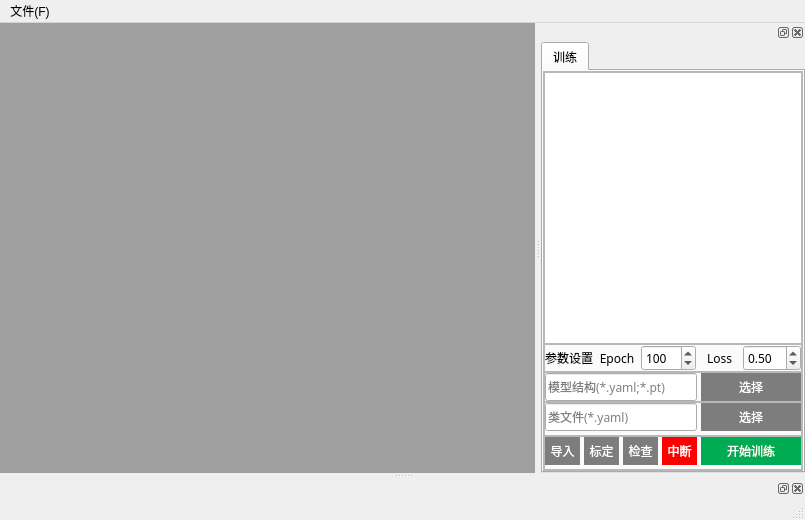
<?xml version="1.0" encoding="UTF-8"?>
<ui version="4.0">
 <class>MainWindow</class>
 <widget class="QMainWindow" name="MainWindow">
  <property name="geometry">
   <rect>
    <x>0</x>
    <y>0</y>
    <width>805</width>
    <height>520</height>
   </rect>
  </property>
  <property name="windowTitle">
   <string>MainWindow</string>
  </property>
  <widget class="QWidget" name="centralwidget">
   <layout class="QHBoxLayout" name="horizontalLayout">
    <property name="spacing">
     <number>0</number>
    </property>
    <property name="leftMargin">
     <number>0</number>
    </property>
    <property name="topMargin">
     <number>0</number>
    </property>
    <property name="rightMargin">
     <number>0</number>
    </property>
    <property name="bottomMargin">
     <number>0</number>
    </property>
    <item>
     <widget class="QMdiArea" name="mdiArea"/>
    </item>
   </layout>
  </widget>
  <widget class="QMenuBar" name="menubar">
   <property name="geometry">
    <rect>
     <x>0</x>
     <y>0</y>
     <width>805</width>
     <height>22</height>
    </rect>
   </property>
   <widget class="QMenu" name="menu">
    <property name="title">
     <string>文件(F)</string>
    </property>
   </widget>
   <addaction name="menu"/>
  </widget>
  <widget class="QStatusBar" name="statusbar"/>
  <widget class="QDockWidget" name="train_manager">
   <attribute name="dockWidgetArea">
    <number>2</number>
   </attribute>
   <widget class="QWidget" name="dockWidgetContents">
    <layout class="QVBoxLayout" name="verticalLayout">
     <property name="spacing">
      <number>0</number>
     </property>
     <property name="leftMargin">
      <number>0</number>
     </property>
     <property name="topMargin">
      <number>0</number>
     </property>
     <property name="rightMargin">
      <number>0</number>
     </property>
     <property name="bottomMargin">
      <number>0</number>
     </property>
     <item>
      <widget class="QTabWidget" name="prerdict_or_train">
       <property name="font">
        <font>
         <family>微软雅黑</family>
         <pointsize>9</pointsize>
        </font>
       </property>
       <property name="currentIndex">
        <number>0</number>
       </property>
       <widget class="QWidget" name="tab_8">
        <attribute name="title">
         <string>训练</string>
        </attribute>
        <layout class="QVBoxLayout" name="verticalLayout_2">
         <property name="spacing">
          <number>0</number>
         </property>
         <property name="leftMargin">
          <number>0</number>
         </property>
         <property name="topMargin">
          <number>0</number>
         </property>
         <property name="rightMargin">
          <number>0</number>
         </property>
         <property name="bottomMargin">
          <number>0</number>
         </property>
         <item>
          <widget class="QFrame" name="frame_7">
           <property name="font">
            <font>
             <family>微软雅黑</family>
             <pointsize>9</pointsize>
            </font>
           </property>
           <property name="frameShape">
            <enum>QFrame::StyledPanel</enum>
           </property>
           <property name="frameShadow">
            <enum>QFrame::Raised</enum>
           </property>
           <layout class="QVBoxLayout" name="verticalLayout_18" stretch="0,0,0,0,0">
            <property name="spacing">
             <number>0</number>
            </property>
            <property name="leftMargin">
             <number>0</number>
            </property>
            <property name="topMargin">
             <number>0</number>
            </property>
            <property name="rightMargin">
             <number>0</number>
            </property>
            <property name="bottomMargin">
             <number>0</number>
            </property>
            <item>
             <widget class="QFrame" name="frame_47">
              <property name="frameShape">
               <enum>QFrame::StyledPanel</enum>
              </property>
              <property name="frameShadow">
               <enum>QFrame::Raised</enum>
              </property>
              <layout class="QHBoxLayout" name="horizontalLayout_40">
               <property name="spacing">
                <number>4</number>
               </property>
               <property name="leftMargin">
                <number>0</number>
               </property>
               <property name="topMargin">
                <number>0</number>
               </property>
               <property name="rightMargin">
                <number>0</number>
               </property>
               <property name="bottomMargin">
                <number>0</number>
               </property>
               <item>
                <widget class="QTextBrowser" name="train_datas">
                 <property name="font">
                  <font>
                   <family>微软雅黑</family>
                   <pointsize>9</pointsize>
                  </font>
                 </property>
                 <property name="styleSheet">
                  <string notr="true">QTextBrowser{
border:none;

}</string>
                 </property>
                </widget>
               </item>
              </layout>
             </widget>
            </item>
            <item>
             <widget class="QFrame" name="frame_3">
              <property name="minimumSize">
               <size>
                <width>0</width>
                <height>0</height>
               </size>
              </property>
              <property name="maximumSize">
               <size>
                <width>16777215</width>
                <height>16777215</height>
               </size>
              </property>
              <property name="frameShape">
               <enum>QFrame::StyledPanel</enum>
              </property>
              <property name="frameShadow">
               <enum>QFrame::Raised</enum>
              </property>
              <layout class="QHBoxLayout" name="horizontalLayout_2">
               <property name="spacing">
                <number>4</number>
               </property>
               <property name="leftMargin">
                <number>0</number>
               </property>
               <property name="topMargin">
                <number>0</number>
               </property>
               <property name="rightMargin">
                <number>0</number>
               </property>
               <property name="bottomMargin">
                <number>0</number>
               </property>
               <item>
                <widget class="QLabel" name="label_27">
                 <property name="maximumSize">
                  <size>
                   <width>16777215</width>
                   <height>16777215</height>
                  </size>
                 </property>
                 <property name="font">
                  <font>
                   <family>微软雅黑</family>
                   <pointsize>9</pointsize>
                  </font>
                 </property>
                 <property name="text">
                  <string>参数设置</string>
                 </property>
                 <property name="alignment">
                  <set>Qt::AlignLeading|Qt::AlignLeft|Qt::AlignVCenter</set>
                 </property>
                </widget>
               </item>
               <item>
                <widget class="QLabel" name="label_23">
                 <property name="maximumSize">
                  <size>
                   <width>16777215</width>
                   <height>30</height>
                  </size>
                 </property>
                 <property name="font">
                  <font>
                   <family>微软雅黑</family>
                   <pointsize>9</pointsize>
                  </font>
                 </property>
                 <property name="text">
                  <string>Epoch</string>
                 </property>
                 <property name="alignment">
                  <set>Qt::AlignCenter</set>
                 </property>
                </widget>
               </item>
               <item>
                <widget class="QSpinBox" name="train_epoch">
                 <property name="sizePolicy">
                  <sizepolicy hsizetype="Minimum" vsizetype="Fixed">
                   <horstretch>0</horstretch>
                   <verstretch>0</verstretch>
                  </sizepolicy>
                 </property>
                 <property name="minimumSize">
                  <size>
                   <width>0</width>
                   <height>0</height>
                  </size>
                 </property>
                 <property name="maximumSize">
                  <size>
                   <width>16777215</width>
                   <height>16777215</height>
                  </size>
                 </property>
                 <property name="font">
                  <font>
                   <family>微软雅黑</family>
                   <pointsize>9</pointsize>
                  </font>
                 </property>
                 <property name="statusTip">
                  <string>迭代次数</string>
                 </property>
                 <property name="maximum">
                  <number>1000</number>
                 </property>
                 <property name="value">
                  <number>100</number>
                 </property>
                </widget>
               </item>
               <item>
                <widget class="QLabel" name="label_24">
                 <property name="maximumSize">
                  <size>
                   <width>16777215</width>
                   <height>30</height>
                  </size>
                 </property>
                 <property name="font">
                  <font>
                   <family>微软雅黑</family>
                   <pointsize>9</pointsize>
                  </font>
                 </property>
                 <property name="text">
                  <string>Loss</string>
                 </property>
                 <property name="alignment">
                  <set>Qt::AlignCenter</set>
                 </property>
                 <property name="wordWrap">
                  <bool>false</bool>
                 </property>
                </widget>
               </item>
               <item>
                <widget class="QDoubleSpinBox" name="min_loss">
                 <property name="minimumSize">
                  <size>
                   <width>0</width>
                   <height>26</height>
                  </size>
                 </property>
                 <property name="maximumSize">
                  <size>
                   <width>16777215</width>
                   <height>26</height>
                  </size>
                 </property>
                 <property name="font">
                  <font>
                   <family>微软雅黑</family>
                   <pointsize>9</pointsize>
                  </font>
                 </property>
                 <property name="statusTip">
                  <string>类型损失最小值</string>
                 </property>
                 <property name="value">
                  <double>0.500000000000000</double>
                 </property>
                </widget>
               </item>
              </layout>
             </widget>
            </item>
            <item>
             <widget class="QFrame" name="frame_38">
              <property name="font">
               <font>
                <family>微软雅黑</family>
                <pointsize>9</pointsize>
               </font>
              </property>
              <property name="frameShape">
               <enum>QFrame::StyledPanel</enum>
              </property>
              <property name="frameShadow">
               <enum>QFrame::Raised</enum>
              </property>
              <layout class="QHBoxLayout" name="horizontalLayout_33">
               <property name="spacing">
                <number>4</number>
               </property>
               <property name="leftMargin">
                <number>0</number>
               </property>
               <property name="topMargin">
                <number>0</number>
               </property>
               <property name="rightMargin">
                <number>0</number>
               </property>
               <property name="bottomMargin">
                <number>0</number>
               </property>
               <item>
                <widget class="QLineEdit" name="train_model_path">
                 <property name="minimumSize">
                  <size>
                   <width>0</width>
                   <height>28</height>
                  </size>
                 </property>
                 <property name="maximumSize">
                  <size>
                   <width>16777215</width>
                   <height>28</height>
                  </size>
                 </property>
                 <property name="font">
                  <font>
                   <family>微软雅黑</family>
                   <pointsize>9</pointsize>
                  </font>
                 </property>
                 <property name="placeholderText">
                  <string>模型结构(*.yaml;*.pt)</string>
                 </property>
                </widget>
               </item>
               <item>
                <widget class="QPushButton" name="select_train_model_path">
                 <property name="minimumSize">
                  <size>
                   <width>100</width>
                   <height>0</height>
                  </size>
                 </property>
                 <property name="maximumSize">
                  <size>
                   <width>100</width>
                   <height>16777215</height>
                  </size>
                 </property>
                 <property name="font">
                  <font>
                   <family>微软雅黑</family>
                   <pointsize>9</pointsize>
                   <weight>50</weight>
                   <italic>false</italic>
                   <bold>false</bold>
                  </font>
                 </property>
                 <property name="statusTip">
                  <string>选中模型</string>
                 </property>
                 <property name="styleSheet">
                  <string notr="true">QPushButton{
	font: 9pt &quot;微软雅黑&quot;;
	background-color: rgb(125, 125, 125);
	color: rgb(255, 255, 255);
	border:none;
	height:28px;
}
QPushButton:hover{
	font: 9pt &quot;微软雅黑&quot;;
	background-color: rgb(111, 111, 111);
	color: rgb(255, 255, 255);
	height:28px;
}
QPushButton:pressed{
	font: 9pt &quot;微软雅黑&quot;;
	background-color: rgb(86, 86, 86);
	color: rgb(255, 255, 255);
	height:28px;
}</string>
                 </property>
                 <property name="text">
                  <string>选择</string>
                 </property>
                </widget>
               </item>
              </layout>
             </widget>
            </item>
            <item>
             <widget class="QFrame" name="frame_37">
              <property name="font">
               <font>
                <family>微软雅黑</family>
                <pointsize>9</pointsize>
               </font>
              </property>
              <property name="frameShape">
               <enum>QFrame::StyledPanel</enum>
              </property>
              <property name="frameShadow">
               <enum>QFrame::Raised</enum>
              </property>
              <layout class="QHBoxLayout" name="horizontalLayout_32">
               <property name="spacing">
                <number>4</number>
               </property>
               <property name="leftMargin">
                <number>0</number>
               </property>
               <property name="topMargin">
                <number>0</number>
               </property>
               <property name="rightMargin">
                <number>0</number>
               </property>
               <property name="bottomMargin">
                <number>4</number>
               </property>
               <item>
                <widget class="QLineEdit" name="train_configs">
                 <property name="minimumSize">
                  <size>
                   <width>0</width>
                   <height>28</height>
                  </size>
                 </property>
                 <property name="maximumSize">
                  <size>
                   <width>16777215</width>
                   <height>28</height>
                  </size>
                 </property>
                 <property name="font">
                  <font>
                   <family>微软雅黑</family>
                   <pointsize>9</pointsize>
                  </font>
                 </property>
                 <property name="placeholderText">
                  <string>类文件(*.yaml)</string>
                 </property>
                </widget>
               </item>
               <item>
                <widget class="QPushButton" name="select_train_configs">
                 <property name="minimumSize">
                  <size>
                   <width>100</width>
                   <height>0</height>
                  </size>
                 </property>
                 <property name="maximumSize">
                  <size>
                   <width>100</width>
                   <height>16777215</height>
                  </size>
                 </property>
                 <property name="font">
                  <font>
                   <family>微软雅黑</family>
                   <pointsize>9</pointsize>
                   <weight>50</weight>
                   <italic>false</italic>
                   <bold>false</bold>
                  </font>
                 </property>
                 <property name="statusTip">
                  <string>选择类文件</string>
                 </property>
                 <property name="styleSheet">
                  <string notr="true">QPushButton{
	font: 9pt &quot;微软雅黑&quot;;
	background-color: rgb(125, 125, 125);
	color: rgb(255, 255, 255);
	border:none;
	height:28px;
}
QPushButton:hover{
	font: 9pt &quot;微软雅黑&quot;;
	background-color: rgb(111, 111, 111);
	color: rgb(255, 255, 255);
	height:28px;
}
QPushButton:pressed{
	font: 9pt &quot;微软雅黑&quot;;
	background-color: rgb(86, 86, 86);
	color: rgb(255, 255, 255);
	height:28px;
}</string>
                 </property>
                 <property name="text">
                  <string>选择</string>
                 </property>
                </widget>
               </item>
              </layout>
             </widget>
            </item>
            <item>
             <widget class="QFrame" name="frame_28">
              <property name="font">
               <font>
                <family>微软雅黑</family>
                <pointsize>9</pointsize>
               </font>
              </property>
              <property name="frameShape">
               <enum>QFrame::StyledPanel</enum>
              </property>
              <property name="frameShadow">
               <enum>QFrame::Raised</enum>
              </property>
              <layout class="QHBoxLayout" name="horizontalLayout_26" stretch="1,1,1,1,1">
               <property name="spacing">
                <number>4</number>
               </property>
               <property name="leftMargin">
                <number>0</number>
               </property>
               <property name="topMargin">
                <number>0</number>
               </property>
               <property name="rightMargin">
                <number>0</number>
               </property>
               <property name="bottomMargin">
                <number>4</number>
               </property>
               <item>
                <widget class="QPushButton" name="input_images">
                 <property name="font">
                  <font>
                   <family>微软雅黑</family>
                   <pointsize>9</pointsize>
                   <weight>50</weight>
                   <italic>false</italic>
                   <bold>false</bold>
                  </font>
                 </property>
                 <property name="styleSheet">
                  <string notr="true">QPushButton{
	font: 9pt &quot;微软雅黑&quot;;
	background-color: rgb(125, 125, 125);
	color: rgb(255, 255, 255);
	border:none;
	height:28px;
}
QPushButton:hover{
	font: 9pt &quot;微软雅黑&quot;;
	background-color: rgb(111, 111, 111);
	color: rgb(255, 255, 255);
	height:28px;
}
QPushButton:pressed{
	font: 9pt &quot;微软雅黑&quot;;
	background-color: rgb(86, 86, 86);
	color: rgb(255, 255, 255);
	height:28px;
}</string>
                 </property>
                 <property name="text">
                  <string>导入</string>
                 </property>
                </widget>
               </item>
               <item>
                <widget class="QPushButton" name="open_labeling">
                 <property name="font">
                  <font>
                   <family>微软雅黑</family>
                   <pointsize>9</pointsize>
                   <weight>50</weight>
                   <italic>false</italic>
                   <bold>false</bold>
                  </font>
                 </property>
                 <property name="styleSheet">
                  <string notr="true">QPushButton{
	font: 9pt &quot;微软雅黑&quot;;
	background-color: rgb(125, 125, 125);
	color: rgb(255, 255, 255);
	border:none;
	height:28px;
}
QPushButton:hover{
	font: 9pt &quot;微软雅黑&quot;;
	background-color: rgb(111, 111, 111);
	color: rgb(255, 255, 255);
	height:28px;
}
QPushButton:pressed{
	font: 9pt &quot;微软雅黑&quot;;
	background-color: rgb(86, 86, 86);
	color: rgb(255, 255, 255);
	height:28px;
}</string>
                 </property>
                 <property name="text">
                  <string>标定</string>
                 </property>
                </widget>
               </item>
               <item>
                <widget class="QPushButton" name="pre_check">
                 <property name="font">
                  <font>
                   <family>微软雅黑</family>
                   <pointsize>9</pointsize>
                   <weight>50</weight>
                   <italic>false</italic>
                   <bold>false</bold>
                  </font>
                 </property>
                 <property name="styleSheet">
                  <string notr="true">QPushButton{
	font: 9pt &quot;微软雅黑&quot;;
	background-color: rgb(125, 125, 125);
	color: rgb(255, 255, 255);
	border:none;
	height:28px;
}
QPushButton:hover{
	font: 9pt &quot;微软雅黑&quot;;
	background-color: rgb(111, 111, 111);
	color: rgb(255, 255, 255);
	height:28px;
}
QPushButton:pressed{
	font: 9pt &quot;微软雅黑&quot;;
	background-color: rgb(86, 86, 86);
	color: rgb(255, 255, 255);
	height:28px;
}</string>
                 </property>
                 <property name="text">
                  <string>检查</string>
                 </property>
                </widget>
               </item>
               <item>
                <widget class="QPushButton" name="terminate_train">
                 <property name="font">
                  <font>
                   <family>微软雅黑</family>
                   <pointsize>9</pointsize>
                   <weight>50</weight>
                   <italic>false</italic>
                   <bold>false</bold>
                  </font>
                 </property>
                 <property name="styleSheet">
                  <string notr="true">QPushButton{
	font: 9pt &quot;微软雅黑&quot;;
	background-color: rgb(255, 0, 0);
	color: rgb(255, 255, 255);
	border:none;
	height:28px;
}
QPushButton:hover{
	font: 9pt &quot;微软雅黑&quot;;
	background-color: rgb(158, 0, 0);
	color: rgb(255, 255, 255);
	height:28px;
}
QPushButton:pressed{
	font: 9pt &quot;微软雅黑&quot;;
	background-color: rgb(255, 0, 0);
	color: rgb(255, 255, 255);
	height:28px;
}</string>
                 </property>
                 <property name="text">
                  <string>中断</string>
                 </property>
                </widget>
               </item>
               <item>
                <widget class="QPushButton" name="start_train">
                 <property name="sizePolicy">
                  <sizepolicy hsizetype="Minimum" vsizetype="Fixed">
                   <horstretch>100</horstretch>
                   <verstretch>0</verstretch>
                  </sizepolicy>
                 </property>
                 <property name="minimumSize">
                  <size>
                   <width>100</width>
                   <height>0</height>
                  </size>
                 </property>
                 <property name="font">
                  <font>
                   <family>微软雅黑</family>
                   <pointsize>9</pointsize>
                   <weight>50</weight>
                   <italic>false</italic>
                   <bold>false</bold>
                  </font>
                 </property>
                 <property name="styleSheet">
                  <string notr="true">QPushButton{
	font: 9pt &quot;微软雅黑&quot;;
	background-color: rgb(0, 172, 83);
	color: rgb(255, 255, 255);
	border:none;
	height:28px;
}
QPushButton:hover{
	font: 9pt &quot;微软雅黑&quot;;
	background-color: rgb(0, 134, 67);
	color: rgb(255, 255, 255);
	height:28px;
}
QPushButton:pressed{
	font: 9pt &quot;微软雅黑&quot;;
	background-color: rgb(0, 172, 83);
	color: rgb(255, 255, 255);
	height:28px;
}</string>
                 </property>
                 <property name="text">
                  <string>开始训练</string>
                 </property>
                </widget>
               </item>
              </layout>
             </widget>
            </item>
           </layout>
          </widget>
         </item>
        </layout>
       </widget>
      </widget>
     </item>
    </layout>
   </widget>
  </widget>
  <widget class="QDockWidget" name="train_terminal">
   <attribute name="dockWidgetArea">
    <number>8</number>
   </attribute>
   <widget class="QWidget" name="dockWidgetContents_5">
    <widget class="QFrame" name="frame_48">
     <property name="geometry">
      <rect>
       <x>460</x>
       <y>10</y>
       <width>102</width>
       <height>112</height>
      </rect>
     </property>
     <property name="minimumSize">
      <size>
       <width>100</width>
       <height>0</height>
      </size>
     </property>
     <property name="frameShape">
      <enum>QFrame::StyledPanel</enum>
     </property>
     <property name="frameShadow">
      <enum>QFrame::Raised</enum>
     </property>
     <layout class="QVBoxLayout" name="verticalLayout_21">
      <property name="spacing">
       <number>0</number>
      </property>
      <property name="leftMargin">
       <number>0</number>
      </property>
      <property name="topMargin">
       <number>0</number>
      </property>
      <property name="rightMargin">
       <number>0</number>
      </property>
      <property name="bottomMargin">
       <number>4</number>
      </property>
     </layout>
    </widget>
   </widget>
  </widget>
 </widget>
 <resources/>
 <connections/>
 <designerdata>
  <property name="gridDeltaX">
   <number>10</number>
  </property>
  <property name="gridDeltaY">
   <number>10</number>
  </property>
  <property name="gridSnapX">
   <bool>true</bool>
  </property>
  <property name="gridSnapY">
   <bool>true</bool>
  </property>
  <property name="gridVisible">
   <bool>true</bool>
  </property>
 </designerdata>
</ui>
